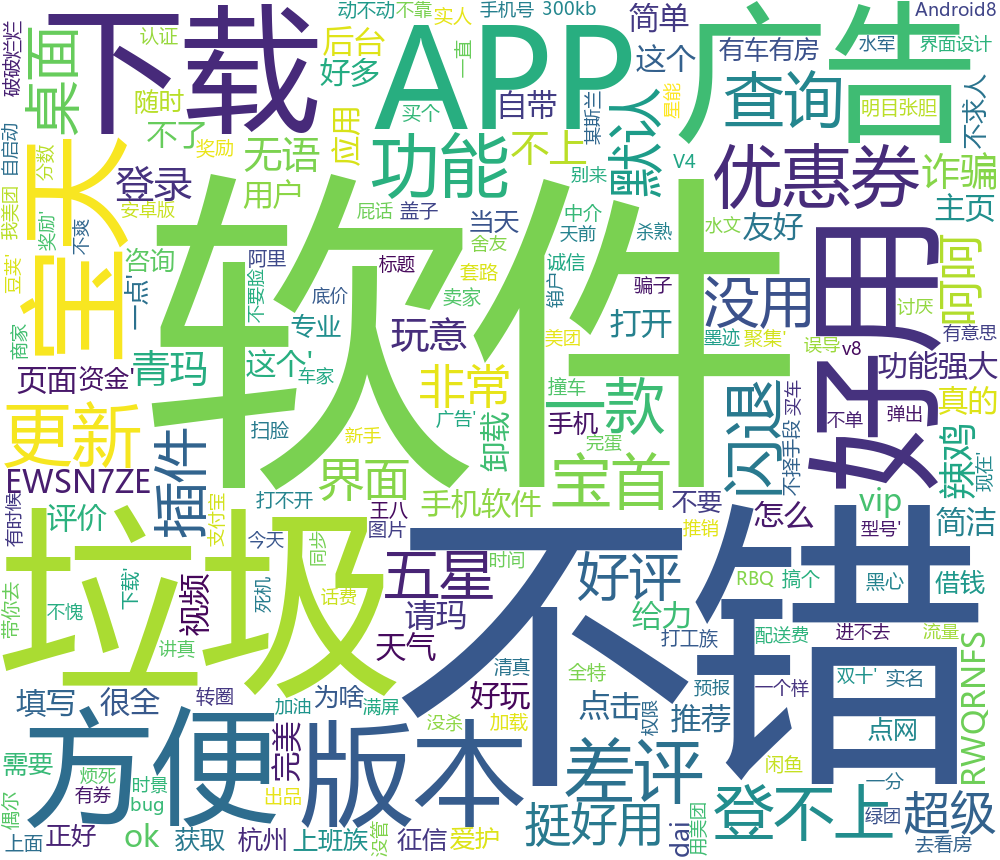

Generate this figure with Python:
from wordcloud import WordCloud
import pymysql
import matplotlib.pyplot as plt
import os

def main():
    
    result = select_data_from_mysql()
    results = []
    for i in result:
        for j in i:
            results.append(j)
            
    print(str(results))
    wordcloud = WordCloud(font_path='C:/Windows/Fonts/msyh.ttc',background_color="white",width=1000, height=860, margin=2).generate(str(results))
    plt.imshow(wordcloud)
    plt.axis("off")
    plt.show()

    wordcloud.to_file("life.png")

def select_data_from_mysql():
    # 打开数据库连接
    conn = pymysql.connect(host='127.0.0.1', port=3306, user='root', passwd='123456',db='final' )
    # 使用 cursor() 方法创建一个游标对象 cursor
    cursor = conn.cursor()
    # 使用 execute()  方法执行 SQL 查询 
    cursor.execute('SELECT comment_detail from total WHERE tag="生活休闲"')
    data = cursor.fetchall()
    # 关闭数据库连接
    conn.close()
    return data

if __name__ == "__main__":
    select_data_from_mysql()
    main()
        
